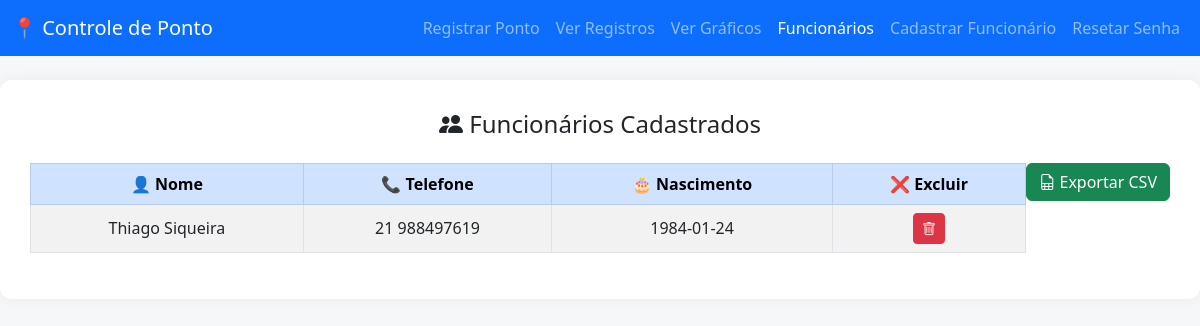
The app's page /funcionarios with its own data.
### tables this page shows
CREATE TABLE funcionarios (
            id INTEGER PRIMARY KEY AUTOINCREMENT,
            nome TEXT NOT NULL,
            sobrenome TEXT NOT NULL,
            telefone TEXT NOT NULL,
            data_nascimento TEXT NOT NULL,
            senha_hash TEXT NOT NULL
        );

### app.py (the view)
@app.route("/funcionarios", methods=["GET"])
def funcionarios():
    con = sqlite3.connect(DB_PATH)
    cur = con.cursor()
    cur.execute("SELECT id, nome, sobrenome, telefone, data_nascimento FROM funcionarios ORDER BY nome ASC")
    funcionarios = cur.fetchall()
    con.close()
    return render_template("funcionarios.html", funcionarios=funcionarios)

### templates/funcionarios.html (shortened to what this page needs)
<!DOCTYPE html>
<html lang="pt-BR">
<head>
    <link href="https://cdn.jsdelivr.net/npm/bootstrap@5.3.0/dist/css/bootstrap.min.css" rel="stylesheet">
    <link href="https://cdn.jsdelivr.net/npm/bootstrap-icons@1.10.5/font/bootstrap-icons.css" rel="stylesheet">
</head>
<body>
<nav class="navbar navbar-expand-lg navbar-dark bg-primary fixed-top">
    <div class="container-fluid">
        <a class="navbar-brand" href="/">📍 Controle de Ponto</a>
        <div class="collapse navbar-collapse" id="navbarNav">
            <ul class="navbar-nav ms-auto">
                <li class="nav-item"><a class="nav-link" href="/">Registrar Ponto</a></li>
                <li class="nav-item"><a class="nav-link" href="/registros">Ver Registros</a></li>
                <li class="nav-item"><a class="nav-link" href="/graficos">Ver Gráficos</a></li>
                <li class="nav-item"><a class="nav-link active" href="/funcionarios">Funcionários</a></li>
                <li class="nav-item"><a class="nav-link" href="/cadastro">Cadastrar Funcionário</a></li>
                <li class="nav-item"><a class="nav-link" href="/reset_senha">Resetar Senha</a></li>
            </ul>
        </div>
    </div>
</nav>
<div class="container-box">
    <h4 class="mb-4 text-center"><i class="bi bi-people-fill"></i> Funcionários Cadastrados</h4>
    <div class="mb-3 text-end">
        <a href="/exportar_funcionarios" class="btn btn-success btn-exportar">
            <i class="bi bi-file-earmark-spreadsheet"></i> Exportar CSV
        </a>
    </div>
    <div class="table-responsive">
        <table class="table table-bordered table-striped align-middle text-center">
            <thead class="table-primary">
                <tr>
                    <th>👤 Nome</th>
                    <th>📞 Telefone</th>
                    <th>🎂 Nascimento</th>
                    <th>❌ Excluir</th>
                </tr>
            </thead>
            <tbody>
                {% for f in funcionarios %}
                    <tr>
                        <td>{{ f[1] }} {{ f[2] }}</td>
                        <td>{{ f[3] }}</td>
                        <td>{{ f[4] }}</td>
                        <td>
                            <form method="POST" action="/excluir_funcionario" onsubmit="return confirm('Tem certeza que deseja excluir {{ f[1] }} {{ f[2] }}?');">
                                <button type="submit" class="btn btn-sm btn-danger">
                                    <i class="bi bi-trash"></i>
                                </button>
                            </form>
                        </td>
                    </tr>
                {% endfor %}
            </tbody>
        </table>
    </div>
</div>
</body>
</html>

### templates/funcionarios.html (style rules this page uses)
body { background-color: #f6f7f9; padding-top: 80px; }
.container-box { max-width: 1200px; margin: auto; background: white; padding: 30px; border-radius: 12px; box-shadow: 0 0 15px rgba(0,0,0,0.05); }
.btn-exportar { float: right; margin-bottom: 15px; }

### records on screen
funcionarios: nome "Thiago", sobrenome "Siqueira", telefone "21 988497619", data_nascimento "1984-01-24"
